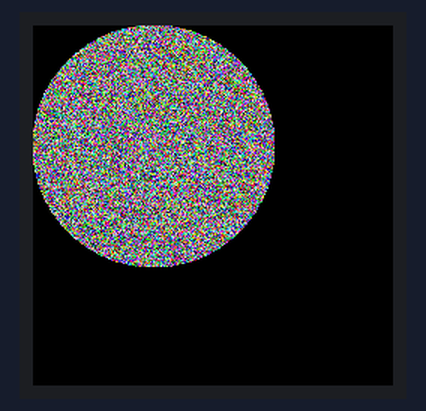
Simulated run of this program. Board: ESP32. Parts: 240×240 colour display. Random numbers use the default seed unless the program sets one.

Above: at 0.4 s.
At 3.0 s:
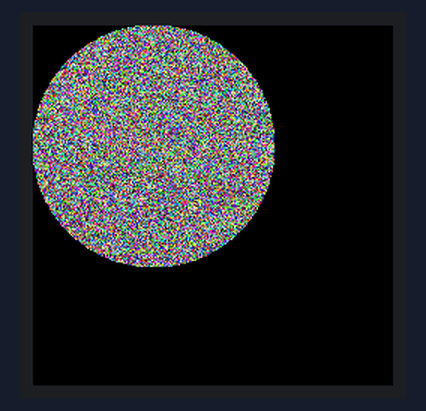
At 5.76 s:
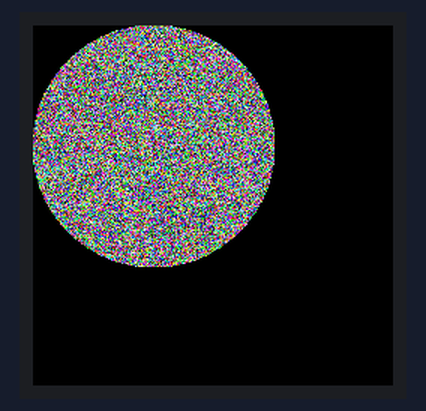
At 11.12 s:
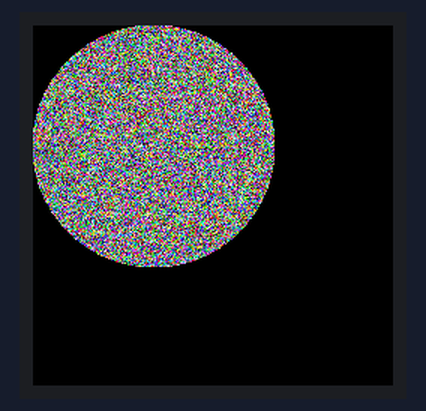
At 16.48 s:
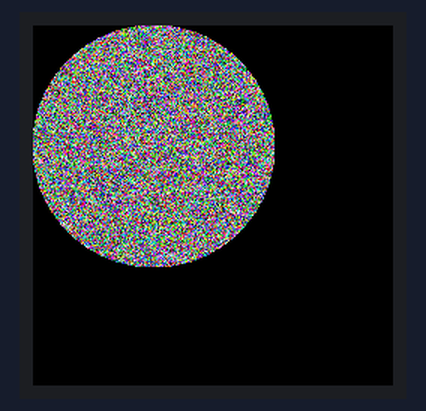
At 21.83 s:
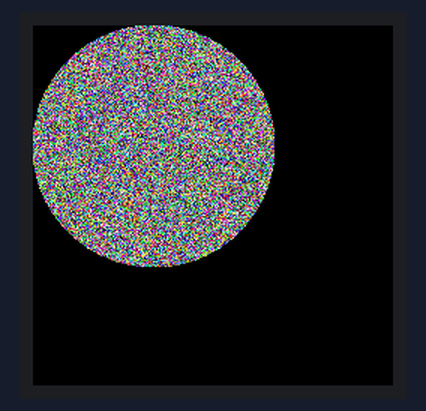

The program:

main.cpp
```cpp
#include "SPI.h"
#include "Adafruit_GFX.h"
#include "Adafruit_GC9A01A.h"
#include <Adafruit_I2CDevice.h>

#define TFT_CS 5
#define TFT_DC 27
#define TFT_MOSI 15
#define TFT_SCLK 14
#define TFT_RST 33

Adafruit_GC9A01A tft(TFT_CS, TFT_DC, TFT_MOSI, TFT_SCLK, TFT_RST);
// Adafruit_GC9A01A tft(&SPI, TFT_CS, TFT_DC, TFT_RST);

// Adafruit_GC9A01A(_CS, _DC, _MOSI, _SCLK,  _RST = -1);

class FrameBuffer : public Adafruit_GFX
{
public:
  uint16_t *buffer;
  FrameBuffer(int16_t w, int16_t h) : Adafruit_GFX(w, h)
  {
    buffer = (uint16_t *)malloc(2 * h * w);
    for (int i = 0; i < h * w; i++)
      buffer[i] = 0;

    tft.fillScreen(GC9A01A_BLACK);
  }
  void drawPixel(int16_t x, int16_t y, uint16_t color)
  {
    buffer[((int16_t)y * 240) + x] = color;
  }

  void display()
  {
    tft.setAddrWindow(0, 0, 240, 240);
    tft.writePixels(buffer, 57600);
    // for (uint16_t i = 0; i < 57600; i++)
    // {
    //   int x = i / 240;
    //   int y = i % 240;
    //   tft.writePixel(x,y,buffer[i]);
    // }
    // tft.drawRGBBitmap(0,0,buffer,240,240);
  }
};

FrameBuffer frame(240, 240);

// uint16_t *framebuffer[2];

#define SIZE_X 240
#define RAD 80

const int ORIGIN_X = SIZE_X / 2;
const int ORIGIN_Y = SIZE_X / 2;
const float TAU = 2 * PI;
const uint32_t buffer_size = 57600;

void setup()
{
  Serial.begin(115200);
  // tft.spi
  //  framebuffer[0] = (uint16_t *)malloc(buffer_size);
  //  framebuffer[1] = (uint16_t *)malloc(buffer_size);
  //  memset(framebuffer[0], GC9A01A_BLACK, buffer_size);
  //  memset(framebuffer[1], GC9A01A_BLACK, buffer_size);

  // tft.fillScreen(GC9A01A_BLACK);

  tft.begin();
  tft.startWrite();
  // tft.startWrite();
  // tft.setAddrWindow(0, 0, 240, 240);
}

void writePixel(int flip, int16_t x, int16_t y, uint16_t color)
{
  // framebuffer[flip][((int16_t)y * 240) + x] = color;
}

void loop()
{
  for (int y = 0; y < 240; y++)
    for (int x = 0; x < 240; x++)
    {
      int rad = sqrtf(powf(x - RAD, 2) + powf(y - RAD, 2));
      if (rad > RAD)
        continue;
      frame.drawPixel(x, y, random(65535));
    }
  frame.display();

  // static int flip = 0;
  // static float value;
  // static float value1;
  // static float value2;
  // static float distance;
  // static int norm_value;
  // static unsigned int i;

  // static unsigned short x;
  // static unsigned short y;

  // static float _time = 1;
  // static unsigned int rad = 0;

  // flip = flip ? 0 : 1;

  // if (_time > TAU * 100)
  //   _time = 1;

  // _time = _time + 0.01;

  // for (y = 0; y < SIZE_X; ++y)
  // {
  //   for (x = 0; x < SIZE_X; ++x)
  //   {

  //     rad = sqrtf(powf(x - RAD, 2) + powf(y - RAD, 2));
  //     if (rad > RAD)
  //       continue;

  //     value1 = sinf((x * sinf(_time / 2) + y * cosf(_time / 3)) / 40.74f + _time * 2);
  //     distance = sqrtf(((ORIGIN_X - x) * (ORIGIN_X - x)) + ((ORIGIN_Y - y) * (ORIGIN_Y - y))) + 1;
  //     value2 = (sinf(distance / 40.74f)) + _time;
  //     value = value1 + value2;
  //     // norm_value = ((value1 + value2) * 8) + 128;

  //     writePixel(flip, x, y, tft.color565(128 + sinf(value) + 128, 108 + cosf(value) * 128, 128 + sinf(value) * 128));
  //   }
  // }

  // tft.setAddrWindow(0, 0, 240, 240);
  // digitalWrite(TFT_DC, HIGH);
  // digitalWrite(TFT_CS, LOW);
  // SPI.beginTransaction(SPISettings(80000000, MSBFIRST, SPI_MODE3));
  // for (uint16_t i = 0; i < buffer_size; i++)
  // {
  //   SPI.write16(framebuffer[flip][i]);
  // }
  // SPI.endTransaction();
  // digitalWrite(TFT_CS, HIGH);
}
```
